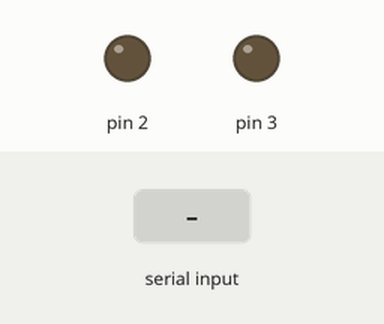
The sketch below on a simulated Arduino Uno, built with avr-gcc and run on an emulated ATmega328P. On the bench: output pins drawn as LEDs (lit = HIGH). Inputs (shaded band) come from the test bench.

Above: at 1.2 s.
1.3 s: "a" received over Serial
At 2.2 s:
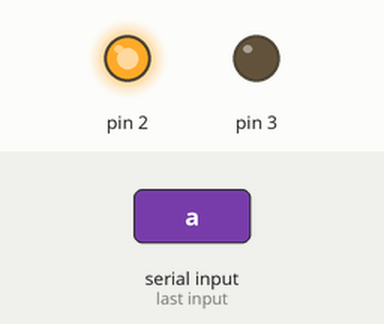
2.8 s: "b" received over Serial
At 3.3 s:
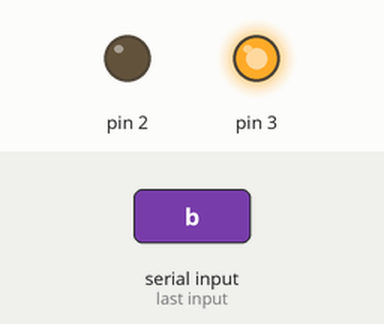
4.3 s: "c" received over Serial
At 5.5 s:
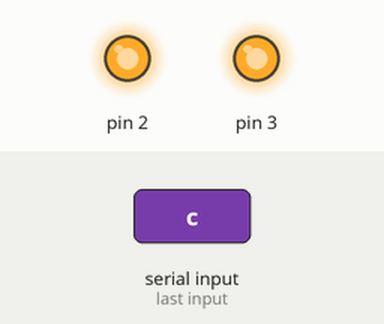
5.8 s: "d" received over Serial
At 6.8 s:
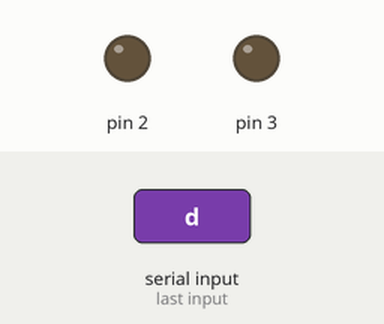
Timing chart, 0 to 8.3 s (numbered marks = the images above; inputs shaded):
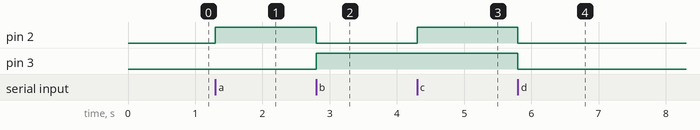

The sketch:

Presets.ino
```cpp
void setup() {
  pinMode(2, OUTPUT);
  pinMode(3, OUTPUT);

  Serial.begin(9600);
}

void loop() {
  if(Serial.available()) {
    char comando = Serial.read();
    if(comando == 'a') {
      digitalWrite(2, HIGH);
      digitalWrite(3, LOW);
    }
    else if(comando == 'b') {
      digitalWrite(2, LOW);
      digitalWrite(3, HIGH);
    }
    else if(comando == 'c') {
      digitalWrite(2, HIGH);
      digitalWrite(3, HIGH);
    }
    else if(comando == 'd') {
      digitalWrite(2, LOW);
      digitalWrite(3, LOW);
    }
  }
}
```

Measured:
- after the input at 1.3 s, pin 2: LOW → HIGH at once
- after the input at 2.8 s, pin 2: HIGH → LOW at once; pin 3: LOW → HIGH at once
- after the input at 4.3 s, pin 2: LOW → HIGH at once
- after the input at 5.8 s, pin 2, pin 3: HIGH → LOW at once
